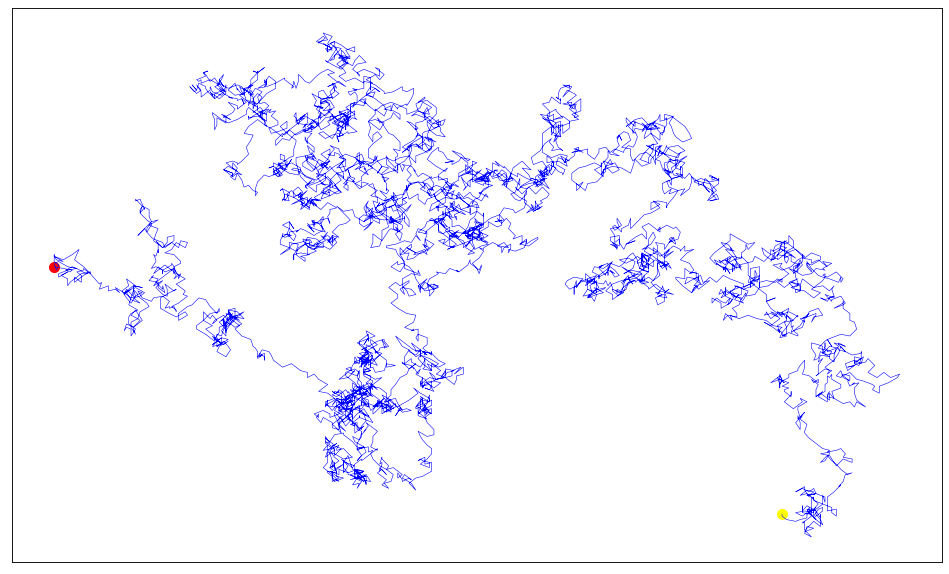

Write Python code to recreate this figure.
import matplotlib.pyplot as plt

from random_walk import RandonWalk


# Continua criando novos passeios enquanto o programa estiver ativo
while True:
    # Cria um passeio aleatório e plota os pontos
    rw = RandonWalk()
    rw.fill_walk()


    # Define o tamanho da janela de plotagem
    plt.figure(dpi=80, figsize=(15, 9))


    # Estiliza o nosso gráfico linear
    plt.plot(rw.x_values, rw.y_values, 
        linewidth=0.5,
        c='blue',
)
    # Enfatiza o primeiro e o último ponto
    plt.scatter(0, 0,
    c='yellow',
    s=80
)
    plt.scatter(rw.x_values[-1], rw.y_values[-1],
    c='red',
    s=80
)


    # Remove os eixos
    plt.axes().get_xaxis().set_visible(False)
    plt.axes().get_yaxis().set_visible(False)


    #plt.savefig('DADOS_GRAFICOS/movimento_molecular.png', bbox_inches='tight')
    plt.show()


    keep_running = input("Make another walk? (y/n): ")
    if keep_running == 'n':
        break
